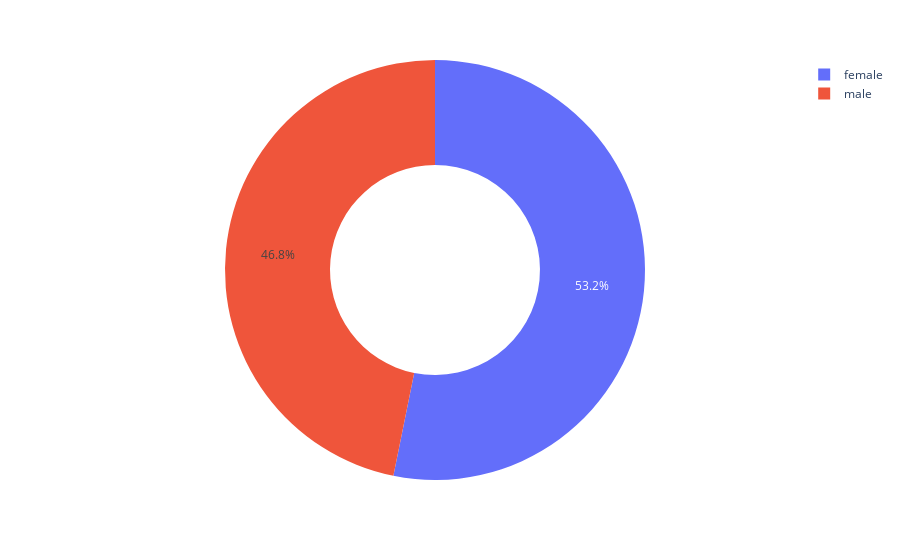

The code cell stored with this chart in its notebook:
### Code cell
figure = px.pie(hole=0.5,data_frame=df,values='total_marks',names = 'gender')
figure.show()

### Figure 1 — Plotly figure (JSON) as saved in the notebook; plotly's stock layout.template omitted (floating-point values rounded to 4 significant figures; data arrays with more than 128 entries replaced by an {"elided": "..."} marker saying what was removed)
{"data": [{"domain": {"x": [0, 1], "y": [0, 1]}, "hole": 0.5, "hovertemplate": "gender=%{label}<br>total_marks=%{value}<extra></extra>", "labels": {"elided": "1000 str values"}, "legendgroup": "", "name": "", "showlegend": true, "type": "pie", "values": {"elided": "1000 int values"}}], "layout": {"legend": {"tracegroupgap": 0}, "margin": {"t": 60}}}
